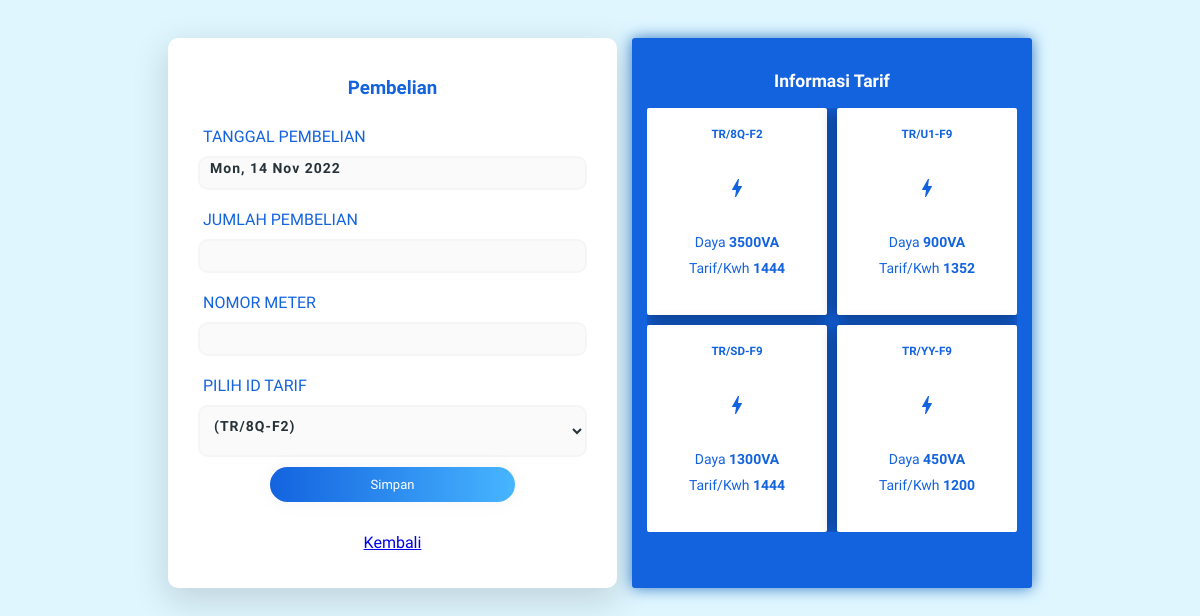
The page /user/pembelian.php (signed in) on the database as committed earlier.
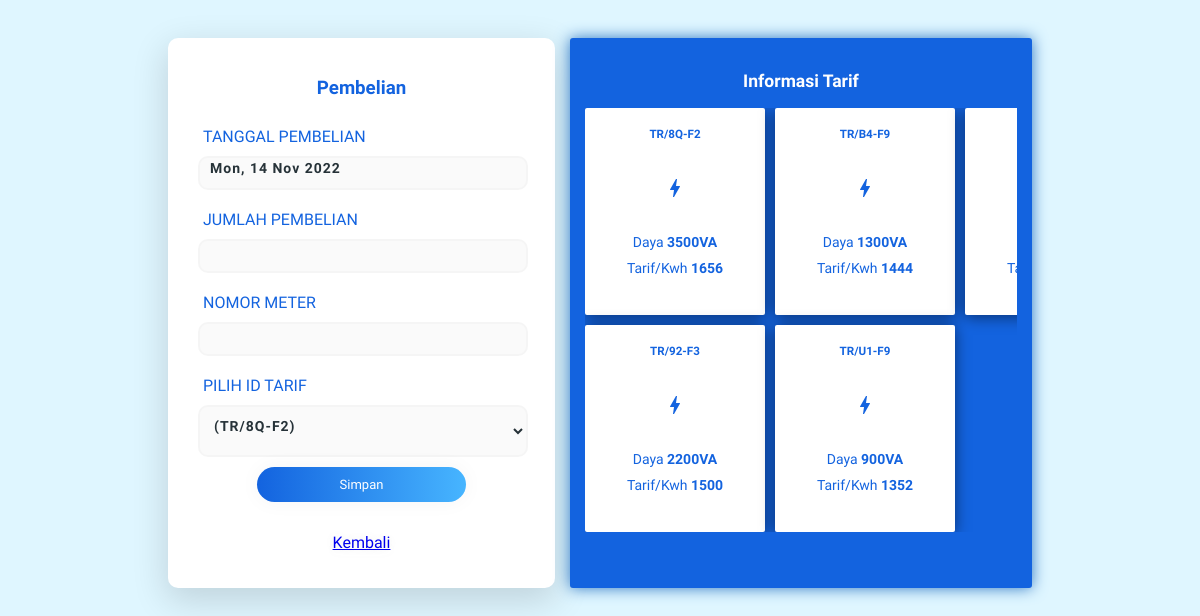
The same page on the database as committed later.
### tables this page shows
CREATE TABLE `tarif` (
  `id` varchar(10) NOT NULL,
  `foto` varchar(255) NOT NULL,
  `daya` varchar(20) NOT NULL,
  `tarifperkwh` varchar(20) NOT NULL
);

### user/pembelian.php (the view, shortened to what this page needs)
<!DOCTYPE html>
<html lang="en">
<head>
    <link rel="stylesheet" href="path/to/font-awesome/css/font-awesome.min.css">
    <link rel="Stylesheet" href="../stylesheet/PembelianCustomer.css">
</head>
<body>
    <div class="mainPembelian">
        <div class="bungkus1">
            <form class="" action="pembelian/struk.php" method="POST">
                <h3    class="judul">Pembelian</h3>
                <label class="ket">TANGGAL PEMBELIAN</label>
                <input class="tglPembelian"    type="text"  name="tanggal" id="tanggal" value="<?php date_default_timezone_set("Asia/Makassar"); echo date("D, d M Y"); ?>" readonly>
                <label class="ket">JUMLAH PEMBELIAN</label>
                <input class="jumlahPembelian" name="jumlahbeli" id="jumlahbeli" type="number"  required>
                <label class="ket">NOMOR METER</label>
                <input class="nomorMeter"      name="nometer" id="nometer" type="number"  required>
                <label  class ="ket">PILIH ID TARIF</label>
                <select class = "idTarif" name="idtarif" id="idtarif">
                    <?php
                    	require('../php/connection.php');
                        $kodetarif = mysqli_query($conn, "SELECT * FROM tarif");
                        while ($p = mysqli_fetch_array($kodetarif)){
                            echo "<option value='$p[id]'>($p[id])</option>";
                        }
                    ?>
                </select>
                <button align="center" type="submit" name="create">Simpan</button>
                <p class="kembali" align="center" ><a href="../index.php">Kembali</a></p>
            </form>
            <div class="bungkus2">
                <h3 class="judul" \>Informasi Tarif</h3>
                <div class="infoTarif">
                    <div class="boxTarif">
                    <?php
                        $sql = mysqli_query($conn, "SELECT * FROM tarif");
                        while ($data = mysqli_fetch_array($sql)){ ?>
                            <div class="isiBoxTarif">
                                <h5><?php echo $data['id'] ?></h5>
                                <span class="material-icons">bolt</span>
                                <ul class="isi">
                                    <li>Daya <strong><?php echo $data['daya'] ?></strong></li>
                                    <li>Tarif/Kwh <strong><?php echo $data['tarifperkwh'] ?></strong></li>
                                </ul>
                            </div>
                        <?php } ?>
                    </div>
                </div>
            </div>
        </div>
    </div>
</body>
</html>

Rows that differ between the two databases and show on the page:
removed tarif: id "TR/SD-F9", daya "1300VA", tarifperkwh "1444"
removed tarif: id "TR/YY-F9", daya "450VA", tarifperkwh "1200"
changed tarif "3500VA": tarifperkwh "1444" → "1656"
added tarif: id "TR/92-F3", daya "2200VA", tarifperkwh "1500"
added tarif: id "TR/B4-F9", daya "1300VA", tarifperkwh "1444"
